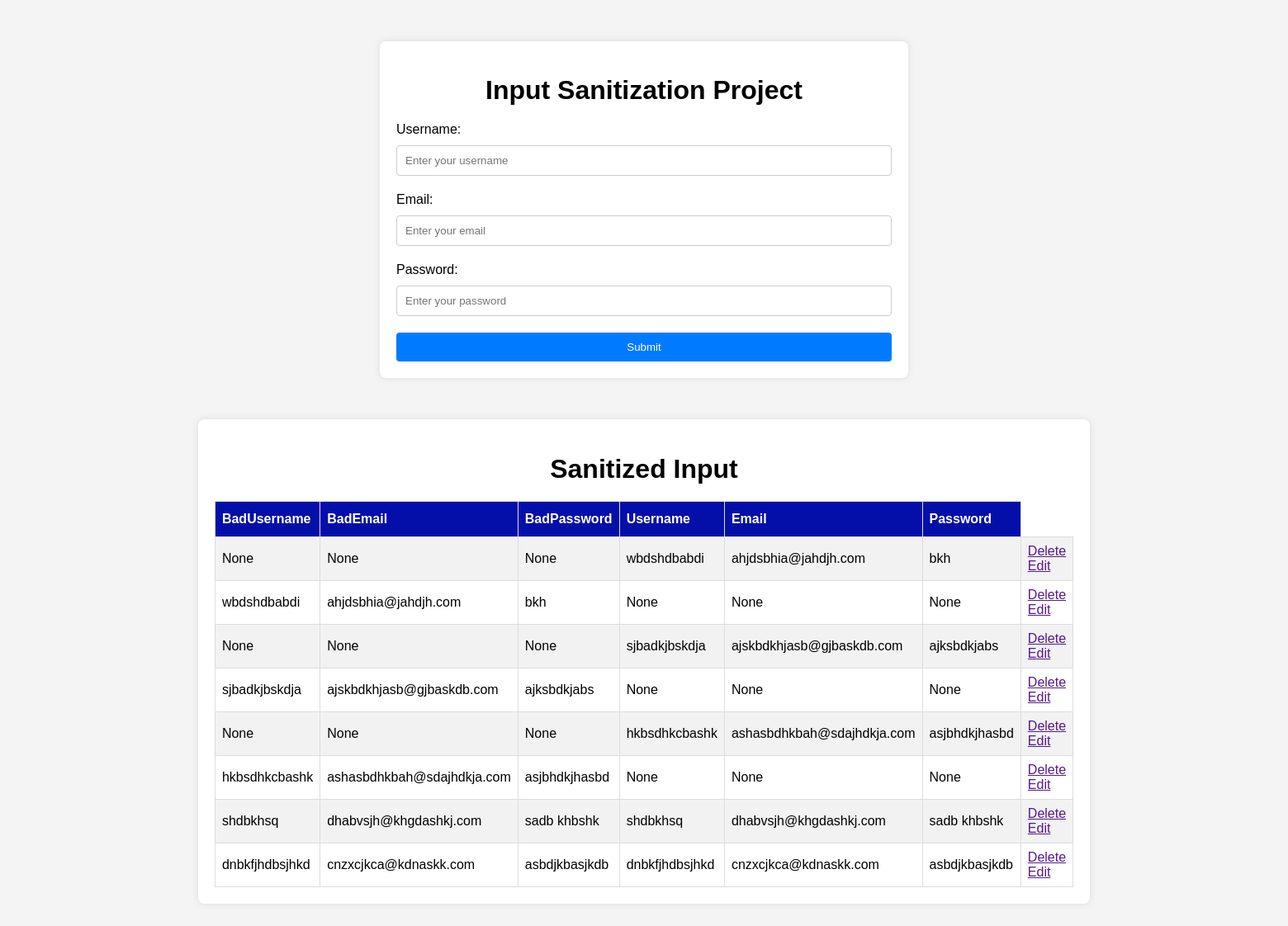
Before: / with the older database file.
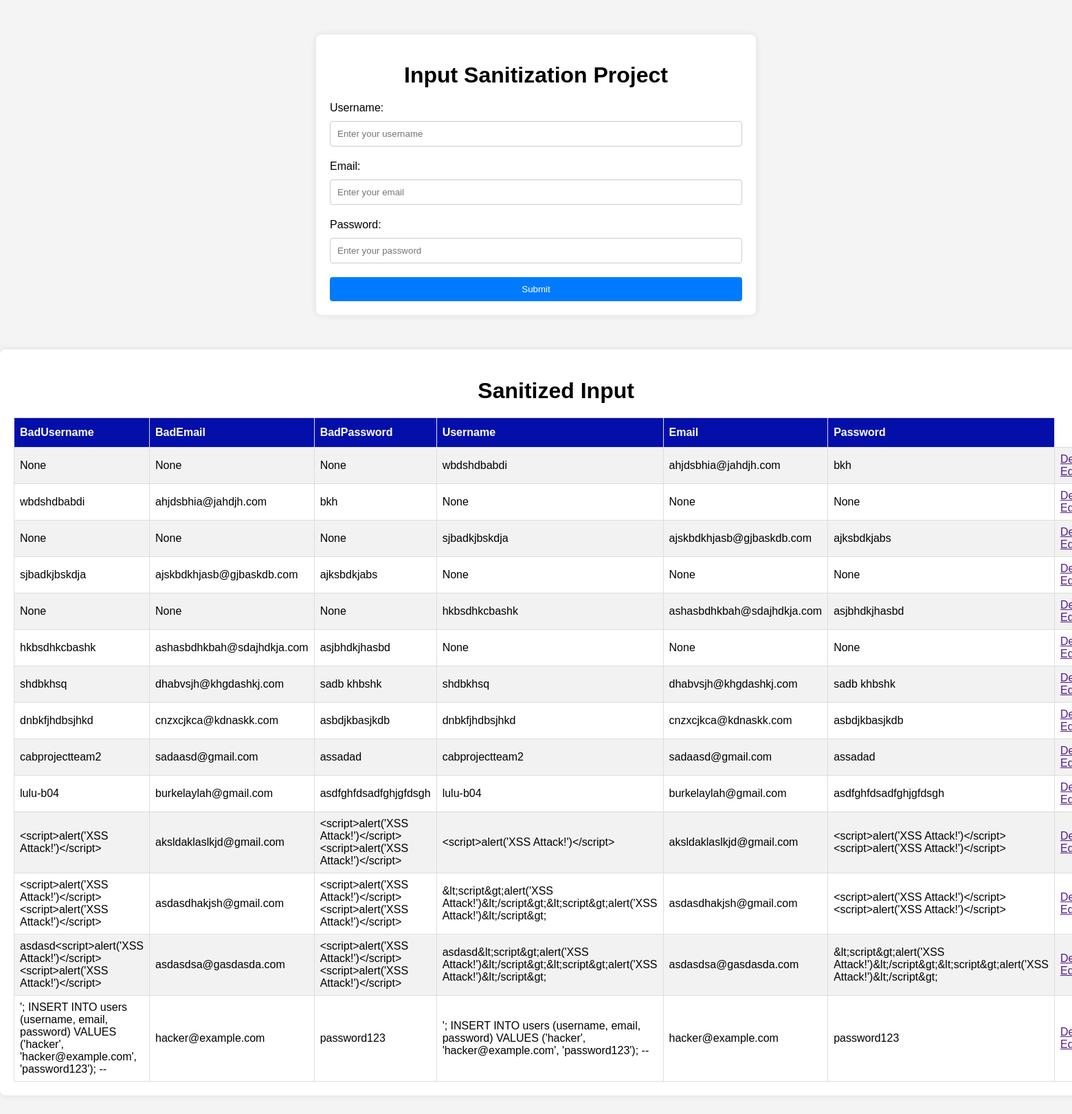
After: the same page with the newer database file.
### sanitize.py (models this page shows, shortened)
class Todo(db.Model):
    __tablename__ = 'Todo'
    id = db.Column(db.Integer, primary_key=True)
    user_name = db.Column(db.String(700), nullable=True)
    email = db.Column(db.String(700), nullable=True)
    password = db.Column(db.String(700), nullable=True)
    bad_user_name = db.Column(db.String(700), nullable=True)
    bad_email = db.Column(db.String(700), nullable=True)
    bad_password = db.Column(db.String(700), nullable=True)
    date_created = db.Column(db.DateTime, default=datetime.utcnow)

### sanitize.py (the view)
@app.route('/', methods=['POST', 'GET'])
def index():
    if request.method == 'POST':
        username = request.form['username']
        email = request.form['email']
        password = request.form['password']
        temp_username = request.form['username']
        temp_email = request.form['email']
        temp_password = request.form['password']
        username = bleach.clean(temp_username)
        useremail = bleach.clean(temp_email)
        password = bleach.clean(temp_password)
        new_submission = Todo(user_name=username, email=email, password=password, bad_user_name=temp_username, bad_email=temp_email, bad_password=temp_password )
        db.session.add(new_submission)
        print("new1")
        print("new2")
        db.session.commit()
        print("new3")
        return redirect('/')
    else:
        submissions = Todo.query.all()
        return render_template('index.html', submissions=submissions)

### templates/index.html (shortened to what this page needs)
{% extends 'base.html' %}
{% block content %}
<div class="container">
  <h1>Input Sanitization Project</h1>
  <form id="Userlogin" action="/" method="POST">
    <label for="username">Username:</label>
    <input type="text" id="username" name="username" placeholder="Enter your username" />
    <label for="email">Email:</label>
    <input type="email" id="email" name="email" placeholder="Enter your email" />
    <label for="password">Password:</label>
    <input type="password" id="password" name="password" placeholder="Enter your password" />
    <input type="submit" value="Submit" />
  </form>
</div>
<div class="container">
  <h1>Sanitized Input</h1>
  <table id="user-input">
    <tr>
      <th>BadUsername</th>
      <th>BadEmail</th>
      <th>BadPassword</th>
      <th>Username</th>
      <th>Email</th>
      <th>Password</th>
      {% for submission in submissions %}
      <tr>
        <td>{{ submission.bad_user_name }}</td>
        <td>{{ submission.bad_email }}</td>
        <td>{{ submission.bad_password }}</td>
        <td>{{ submission.user_name }}</td>
        <td>{{ submission.email }}</td>
        <td>{{ submission.password }}</td>
        <td>
          <a href=""> Delete</a>
          <br />
          <a href=""> Edit</a>
        </td>
      </tr>
      {% endfor %}
  </table>
</div>
{% endblock %}

### templates/base.html (shortened to what this page needs)
<!DOCTYPE html>
<html lang="en">
<head>
<link rel="stylesheet" href="{{ url_for('static', filename='main.css') }}">
</head>
<body>
  {% block content %}{% endblock %}
</body>
</html>

### static/main.css (style rules this page uses)
body { font-family: Arial, sans-serif; margin: 0; padding: 0; background-color: #f4f4f4; }
.container { min-width: fit-content; max-width:600px; margin: 50px auto; padding: 20px; background-color: #fff; border-radius: 8px; box-shadow: 0 0 10px rgba(0, 0, 0, 0.1); }
h1 { text-align: center; margin-bottom: 20px; }
label { display: block; margin-bottom: 10px; }
input[type="text"], input[type="email"], input[type="password"] { width: 100%; padding: 10px; margin-bottom: 20px; border: 1px solid #ccc; border-radius: 4px; box-sizing: border-box; }
input[type="submit"] { width: 100%; padding: 10px; background-color: #007bff; color: #fff; border: none; border-radius: 4px; cursor: pointer; }
#user-input { font-family: Arial, Helvetica, sans-serif; border-collapse: collapse; width: 100%; margin: 0 auto; }
#user-input td, #user-input th { border: 1px solid #ddd; padding: 8px; }
#user-input tr:nth-child(even) { background-color: #f2f2f2; }
#user-input th { padding-top: 12px; padding-bottom: 12px; text-align: left; background-color: #040faa; color: white; }

Changed rows visible on the page:
added Todo: bad_user_name "cabprojectteam2", bad_email "sadaasd@gmail.com", bad_password "assadad", user_name "cabprojectteam2", email "sadaasd@gmail.com", password "assadad"
added Todo: bad_user_name "lulu-b04", bad_email "burkelaylah@gmail.com", bad_password "asdfghfdsadfghjgfdsgh", user_name "lulu-b04", email "burkelaylah@gmail.com", password "asdfghfdsadfghjgfdsgh"
added Todo: bad_user_name "<script>alert('XSS Attack!')</script>", bad_email "aksldaklaslkjd@gmail.com", bad_password "<script>alert('XSS Attack!')</script><script>alert('XSS Attack!')</script>", user_name "<script>alert('XSS Attack!')</script>", email "aksldaklaslkjd@gmail.com", password "<script>alert('XSS Attack!')</script><script>alert('XSS Attack!')</script>"
added Todo: bad_user_name "<script>alert('XSS Attack!')</script><script>alert('XSS Attack!')</script>", bad_email "asdasdhakjsh@gmail.com", bad_password "<script>alert('XSS Attack!')</script><script>alert('XSS Attack!')</script>", user_name "&lt;script&gt;alert('XSS Attack!')&lt;/script&gt;&lt;script&gt;alert('XSS Attack!')&lt;/script&gt;", email "asdasdhakjsh@gmail.com", password "<script>alert('XSS Attack!')</script><script>alert('XSS Attack!')</script>"
added Todo: bad_user_name "asdasd<script>alert('XSS Attack!')</script><script>alert('XSS Attack!')</script>", bad_email "asdasdsa@gasdasda.com", bad_password "<script>alert('XSS Attack!')</script><script>alert('XSS Attack!')</script>", user_name "asdasd&lt;script&gt;alert('XSS Attack!')&lt;/script&gt;&lt;script&gt;alert('XSS Attack!')&lt;/script&gt;", email "asdasdsa@gasdasda.com", password "&lt;script&gt;alert('XSS Attack!')&lt;/script&gt;&lt;script&gt;alert('XSS Attack!')&lt;/script&gt;"
added Todo: bad_user_name "'; INSERT INTO users (username, email, password) VALUES ('hacker', 'hacker@example.com', 'password123'); --", bad_email "hacker@example.com", bad_password "password123", user_name "'; INSERT INTO users (username, email, password) VALUES ('hacker', 'hacker@example.com', 'password123'); --", email "hacker@example.com", password "password123"
